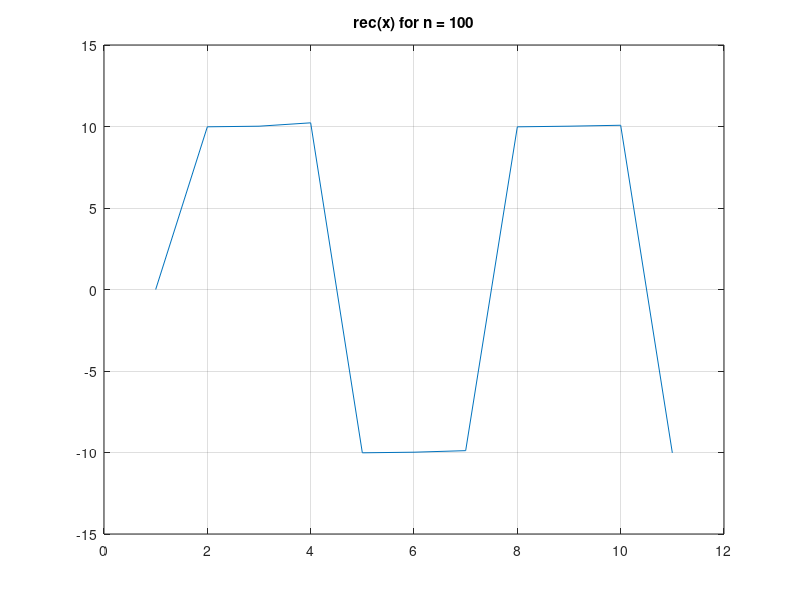
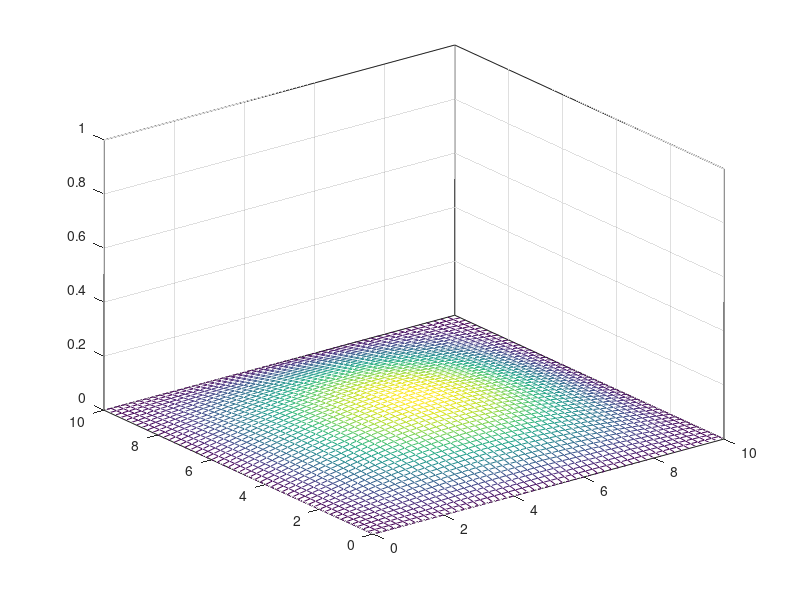

Write the MATLAB code that produced these figures, in order. (Note: this script raises an error after producing the figures.)
% ===========
% Aufgabe 1.1:
% ===========

clear all   % Es werden alle Variablen geloescht
close all   % Es werden alle Fenster geschlossen
clc         % Das Command Window wird zurueckgesetzt

%% 
clear all;close all;clc;

% Aufgabe 1.1.1:

% Matrix A und Vektor b
A = [1, 2, 4; 2, 2, 1; 3, 2, 0];
b = [5; 4; 1];

% Zeit
tic
x1 = inv(A)*b
toc
tic
x2 = mldivide(A, b)
toc

% numerischer Fehler
norm(A*x1 - b)
norm(A*x2 - b)

% mldivide ist schneller (0.000148 vs 0.000070) und numerisch genauer

%% 
clear all;close all;clc;

% Aufgabe 1.1.2:

% rect(x) ~~ A* sum(k=1 bis n) 4/pi*(2k-1) * sin((2k-1)x)

A = 10;
x = 0:1:10;
n = 1;
y = 0

for n=1:1:100
    y = y + A*(4/(pi*(2*n -1))) * sin((2*n -1)*x);
    plot(y)
    title(['rec(x) for n = ', num2str(n)])
    grid on
    pause()
    %pause(0.01)
end

%% 
clear all;close all;clc;

% Aufgabe 1.1.3:

% f(x,y,t) = sin(x*pi/10)*sin(y*pi/10)*|sin(t)|
step_size = 0.2;
range = 0:step_size:10;
%times = [0.1, 0.5, 1, 2, 10, 32];
times = 0.1:0.1:10;

[xx,yy] = meshgrid(range,range); % Koordinatenmatrix erzeugen
figure

for t = times
    zz = sin((xx*pi)/10).*sin((yy*pi)/10).*abs(sin(t));

    % Gitterplot
    mesh(xx,yy,zz)
    box on
    grid on
    zlim([0,1])
    
    suptitle(['t = ', num2str(t)]);
    pause(0.1)
end

%%
% ===========
% Aufgabe 1.2:
% ===========

%% 
clear all;close all;clc;

% Aufgabe 1.2.1

%m s(2) + c s(1)  + k s = f

%x1 = s
%x2 = s(1)

%x1. = x2 
%x2. = 1/m * (f - c*x2 - k+x1)

%[x1., x2.] = [[0, 1], [-k/m, -c/m]][x1, x2] + [0, 1/m]*u
%y = [1,0][x1, x2]

syms c  k  m f x1 x2 s0 v0

% Zustandsvektor, Eingangsvektor
x = [x1; x2];
u = f;

% Systemmatrizen
A = [0 1; -k/m -c/m];
B = [0;1/m];
C = [1,0];
D = 0;

xx = A*x + B*u;
y = C*x + D*u;

% Eigenwerte
lambda = eig(A)

% Eigenewrte l1,2 = -(c +/- sqrt(c^2 - 4*k*m)/(2*m)
% c, k, m > 0: Auswirkung auf die Stabilitaet? TODO (z.B. wenn c^2 < 4*k*m,
% dann ist der realteil fix negativ (-c/2m)
lambda
l1 = lambda(1); % = -0.5 + 1.3229 i = -0.5 + sqrt(-7)/2
l2 = lambda(2); % = -0.5 - 1.3229 i = -0.5 - sqrt(-7)/2

% Realteile der Eigenwerte sind negativ, deswegen ist das System stabil.
real(lambda)

% Transitionsmatrix; expm = e^Matrix
t = sym('t');
phi = expm(A * t)

% Einheitssprung Sigma(t) - wir betrachten nur t >= 0
sig = 1;
f = sig;
u = f;

% Allgemeine Loesung
sa = dsolve('D2s = -(k/m)*s - (c/m)*Ds +1/m')

% partikulaere Loesung
sp = dsolve('D2s = -(k/m)*s - (c/m)*Ds + 1/m','s(0)=0', 'Ds(0)=0')


% Aufgabe 1.2.2
% Euler-Verfahren Integration

% Parameter
Tend = 20;
c = 1; 
m = 1;
k = 2;
A = [0 1; -k/m -c/m];
B = [0;1/m];
C = eye(2); % Damit man die Sprungantwort fuer s und v kriegen

% Anfangswerte
s0 = 0;
v0 = 0;
x0 = [s0; v0];

% Abtastzeit und t-Spanne #1
Ta = 0.05; %Anagabe
trange = 0:Ta:Tend;
% Einheitssprung Sigma(t) als Eingangssignal:
u_sig = ones(length(trange),1);
x_euler_1 = int_euler_1_2(A, B, u_sig, x0, Ta, Tend);

% Abtastzeit und t-Spanne #2
Ta2 = 0.02; %Anagabe
trange2 = 0:Ta2:Tend;
% Einheitssprung Sigma(t) als Eingangssignal:
u_sig2 = ones(length(trange2),1);
x_euler_2 = int_euler_1_2(A, B, u_sig2, x0, Ta2, Tend);

% Abtastzeit und t-Spanne #3
Ta3 = 0.1; %Anagabe
trange3 = 0:Ta3:Tend;
% Einheitssprung Sigma(t) als Eingangssignal:
u_sig3 = ones(length(trange3),1);
x_euler_3 = int_euler_1_2(A, B, u_sig3, x0, Ta3, Tend);

% Abtastzeit und t-Spanne #4
Ta4 = 0.2; %Anagabe
trange4 = 0:Ta4:Tend;
% Einheitssprung Sigma(t) als Eingangssignal:
u_sig4 = ones(length(trange4),1);
x_euler_4 = int_euler_1_2(A, B, u_sig4, x0, Ta4, Tend);

% Abtastzeit und t-Spanne #5
Ta5 = 0.4; %Anagabe
trange5 = 0:Ta5:Tend;
% Einheitssprung Sigma(t) als Eingangssignal:
u_sig5 = ones(length(trange5),1);
x_euler_5 = int_euler_1_2(A, B, u_sig5, x0, Ta5, Tend);

% Struktur zur einfachen speicherung der Daten erstellen
field1 = 'ta';     value1 = {Ta, Ta2, Ta3, Ta4, Ta5};
field2 = 'trange'; value2 = {trange, trange2, trange3, trange4, trange5};
field3 = 'u_sig';  value3 = {u_sig, u_sig2, u_sig3, u_sig4, u_sig5};
field4 = 'x_euler';value4 = {x_euler_1, x_euler_2, x_euler_3, x_euler_4, x_euler_5};

% Datenstruktur
s_eulers = struct(field1,value1,field2,value2,field3,value3,field4,value4);

% Exaktes kontiunierliches System generieren
sys = ss(A,B,C,D);
% UEbertragungsfunktion des kont. Systems
%ksys = tf(sys);
% Sprungantwort fuer das kont. System
%step(ksys, trange(end)) % Graph
% Diskretes System generieren mit Ta = 0.05
dsys = c2d(sys, Ta, 'zoh');
% Sprungantwort fuer das diskrete System
dstep = step(dsys, trange(end));

% Exaktes System (sehr fein abgetastet)
TaEx = 0.001;
trangeEx = 0:TaEx:Tend;
dstep2 = step(c2d(sys, TaEx, 'zoh'), trangeEx);

% Differnzen Plotten
% Wertevectoren fuer s und v in array speichern
field1 = 's';
field2 = 'v';
field3 = 'linespace';
field4 = 'l';
value1 = {dstep2(:,1)};
value2 = {dstep2(:,2)};
value3 = {linspace(0, Tend, Tend/TaEx + 1)};
value4 = {sprintf('Kont. Sys. Ta = %0.3fs', TaEx)};

value1 = [value1, dstep(:,1)];
value2 = [value2, dstep(:,2)];
value3 = [value3, linspace(0, Tend, Tend/Ta + 1)];
value4 = [value4, sprintf('disk. Sys. Ta = %0.2fs', Ta)];

for i=1:length(s_eulers)
    value1 = [value1, s_eulers(i).x_euler(1,:)'];
    value2 = [value2, s_eulers(i).x_euler(2,:)'];
    value3 = [value3, linspace(0, Tend, Tend/(s_eulers(i).ta) + 1)];
    value4 = [value4, sprintf('Euler Ta = %0.2fs', (s_eulers(i).ta))];
end

% Struktur fuer die Plott daten
s_plots_sv = struct(field1, value1, field2, value2, field3, value3, field4, value4);

% Plot fuer s
figure
tt = 0:Tend;
plot(s_plots_sv(1).linespace, s_plots_sv(1).s, 'b',  ...
    s_plots_sv(2).linespace, s_plots_sv(2).s, 'm', ...
    s_plots_sv(3).linespace, s_plots_sv(3).s, 'b', ...
    s_plots_sv(4).linespace, s_plots_sv(4).s, 'g', ...
    s_plots_sv(5).linespace, s_plots_sv(5).s, 'r', ...
    s_plots_sv(6).linespace, s_plots_sv(6).s, 'k', ...
    s_plots_sv(7).linespace, s_plots_sv(7).s, 'c')

%plot(tt, sin(tt))
grid on
xlabel('Zeit t [s]')
ylabel('Weg s')
title('Graph fuer s')
legend(s_plots_sv(1).l, s_plots_sv(2).l, s_plots_sv(3).l, ...
        s_plots_sv(4).l, s_plots_sv(5).l, s_plots_sv(6).l, ...
        s_plots_sv(7).l, 'Location', 'SouthEast')
    
% plot fuer v
figure
plot(s_plots_sv(1).linespace, s_plots_sv(1).v, 'b',  ...
    s_plots_sv(2).linespace, s_plots_sv(2).v, 'm', ...
    s_plots_sv(3).linespace, s_plots_sv(3).v, 'b', ...
    s_plots_sv(4).linespace, s_plots_sv(4).v, 'g', ...
    s_plots_sv(5).linespace, s_plots_sv(5).v, 'r', ...
    s_plots_sv(6).linespace, s_plots_sv(6).v, 'k', ...
    s_plots_sv(7).linespace, s_plots_sv(7).v, 'c')
grid on
xlabel('Zeit t [s]')
ylabel('Geschweidigkeit v [m/s]')
title('Graph fuer v')
legend(s_plots_sv(1).l, s_plots_sv(2).l, s_plots_sv(3).l, ...
        s_plots_sv(4).l, s_plots_sv(5).l, s_plots_sv(6).l, ...
        s_plots_sv(7).l, 'Location', 'SouthEast')



%%
% ===========
% Aufgabe 1.3:
% ===========

%% 
clear all;close all;clc;

syms u x1 x2 x3

% System
% x''' +cos(x)^2 * x'' + x' + e^(-x) *u = 0
% x1 = x            ;   x1' = x2
% x2 = x1' = x'     ;   x2' = x3
% x3 = x2' = x''    ;   x3' = -(cos(x1)^2 *x3 + x2 + e(-x1)*u)
x = [x1, x2, x3]';
xx = [x2; x3; -cos(x1)^2 *x3 - x2 + exp(-x1)*u]

% Simulink Parameter
Ta = 0.05;
% Anfangswerte
x1_0 = 0;
x2_0 = 0;
x3_0 = 0;

% Diff.gl.system
% x''' + cos(x)^2 * x'' + x' + e^(-x)*u = 0
% numerisch berechnen und plotten; @myrigid ist eine .m Datei
[T,Y] = ode45(@myrigid,[0 10],[x1_0 x2_0 x3_0]) % timespan [0 10], Anfangsbed.: [0 0 0]

% numerishce Berechnung ploten
figure
plot(T,Y(:,1),'-',T,Y(:,2),'-',T,Y(:,3),'-')
leg_y1 = sprintf('x1');
leg_y2 = sprintf('x2');
leg_y3 = sprintf('x3');
title('Numerische Berechnung von 1.3 a)')
grid on
legend(leg_y1, leg_y2, leg_y3,'Location', 'SouthEast')


% System um die Ruhelage xr = ur = 0 linearisieren
% Am Zettel


%%
% ===========
% Aufgabe 1.4:
% ===========

%% 
clear all;close all;clc;

syms Ue Us Ua Uc1 Uc2 R1 R2 R3 K
syms Q1 C1 C2 Ur1 Ur2 Ur4 Uc1_ Uc2_
syms is ie ir2 ic1 ic2

% Idealer nichtinvertierender Operationsverstaerker
% Allgemein: Ua = (1 + R2/R1) * Ue => Ua = V*Ue
% hier: V = 1 + ((K-1)*R3)/R3 = 1 + K - 1 = K

% Ua = K * Uc2

x = [Uc1; Uc2];
u = Ue;
d = Us;
y = Ua;

% U = R*i
% Q = C*U
% i_c = dQ/dt = C*dU/dt = C*U'

% C1(Uc1) = dQ1/dUc1
% => dQ1 = C1(Uc1)*dUc1

% Uc{1,2}_ der Unterstrich bezeichnet die Ableitung
is = Ur4/R2;
ie = Ur1/R1;
ic1 = C1*Uc1_;
ic2 = C2*Uc2_;
Ua = K*Uc2;
y = subs(y); % Ua einsetzen

% Knotengleichungen
k1 = ie - ir2 - ic1;
k2 = ic2 - ir2 - is;

% Maschengleichungen
m1 = Ur1 + Ur2 + Uc2 - Ue;
m2 = Ur4 + Uc2 - Us;
m3 = Ur1 + Uc1 + Ua - Ue;
m4 = -Ur2 + Uc1 + Ua - Uc2;

% is aus m2
Ur4 = solve(m2, Ur4);
is = subs(is);

% ie aus m3
Ur1 = solve(m3, Ur1);
ie = subs(ie);

% Loesen nach Ur2_
ir2 = solve (k2, ir2);
Ur2 = R2 * ir2;

m4 = subs(subs(m4));
Uc2_ = simplify(solve(m4, Uc2_));
ic2 = Uc2_ * C2;


% Loesen nach Ur1_
ie = (ic2 - is) + ic1; %k2 in k1 eingesetzt
Ur1 = R1*ie;
m3 = subs(m3);
Uc1_ = simplify(solve(m3, Uc1_));

% X_punkt = f(x, u, d)
Uc1_
Uc2_

% 1.4.2 - Linearisieren
%
% Linearisierung durch Anwendung der Taylor-Formel nach Satz 2.5 und 2.6

% Erzeuge die differenzierten Matrizen
A = [diff(Uc1_, Uc1), diff(Uc1_, Uc2); diff(Uc2_, Uc1), diff(Uc2_, Uc2)]
bu = [diff(Uc1_, Ue); diff(Uc2_, Ue)]
bd = [diff(Uc1_, Us); diff(Uc2_, Us)]

cT = [diff(y, Uc1), diff(y, Uc2)]
du = diff(y, Ue)
dd = diff(y, Us)

% 1.4.3 - Ruhelagen berechnen

syms UeR UsR

Uc1r = solve(Uc1_ == 0, Uc1);
Uc2r = solve(Uc2_ == 0, Uc2);

% in die zweite Geichung setzten wir Uc1r ein und loesen nach Uc2r auf
Uc2r = solve(Uc2 == subs(Uc2r, Uc1, Uc1r), Uc2);

% Uc2r in die erste Gleichung einsetzen und Uc1r berechnen
Uc1r = subs(Uc1r, Uc2, Uc2r);

Uc1r = simplify(subs(Uc1r, [Ue, Us], [UeR, UsR]));
Uc2r = simplify(subs(Uc2r, [Ue, Us], [UeR, UsR]));

% Ruhelagen
x_r = [Uc1r; Uc2r]
yr = subs(y, Uc2, Uc2r)


% 1.4.4 - Übertragungsfunktion

syms UC1_ref C1_ref kC1

% Systemmatrix A berechnen: A = [a11 a12 ; a21 a22]
Q1 = (C1_ref + kC1*((Uc1/2) - UC1_ref))*Uc1;
dQ1 = simplify(diff(Q1, Uc1)) % Erste Ableitung von Q1 nach UC1
ddQ1 = simplify(diff(dQ1, Uc1)) % Zweite Ableitung von Q1 nach UC1
C1 = dQ1;
dC1 = ddQ1;

R1      = 625;    % Widerstand in Ohm
R2      = 3500;   % Widerstand in Ohm
K       = 3;      % Spannungsverstaerkung
C1_ref  = 1e-6;   % Referenz-Kapazitaetswert auf Kennlinie von C1 in F
UC1_ref = -10;    % Referenz-Spannungswert auf Kennlinie von C1 in V
kC1     = 800e-9; % Steigung der Kennlinie von C1 in F/V
C2      = 1e-6; 
UeR = 5;
UsR = 5;

A = double(subs(subs(subs(A), [Uc1, Uc2], [Uc1r, Uc2r])));
bu = double(subs(subs(subs(bu), [Uc1, Uc2], [Uc1r, Uc2r])));
bd = double(subs(subs(subs(bd), [Uc1, Uc2], [Uc1r, Uc2r])));
cT = double(subs(subs(subs(cT), [Uc1, Uc2], [Uc1r, Uc2r])));
du = double(subs(subs(subs(du), [Uc1, Uc2], [Uc1r, Uc2r])));
dd = double(subs(subs(subs(dd), [Uc1, Uc2], [Uc1r, Uc2r])));

% delta_y
sys1 = ss(A,bu,cT,du);
% UEbertragungsfunktion Gu(s)
Gu = tf(sys1)

% delta_y
sys2 = ss(A,bd,cT,dd);
% UEbertragungsfunktion Gd(s)
Gd = tf(sys2)
